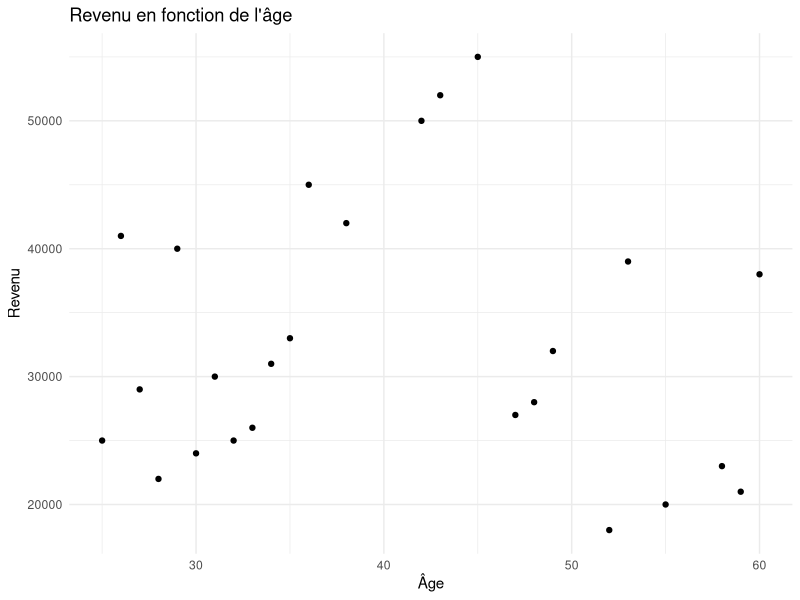
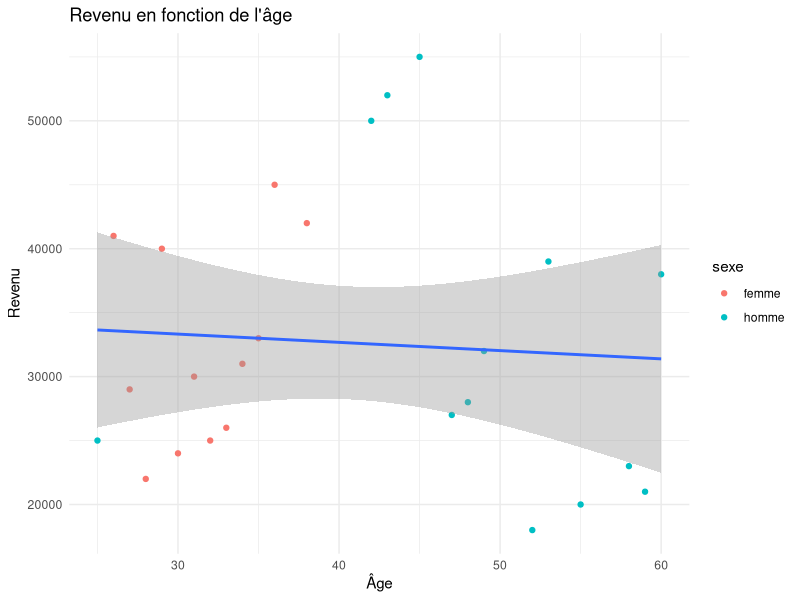

Here is the R script that generated these plots, in order:
rm(list = ls())

library(ggplot2)

data <- read.csv("revenus.csv")
data

age_revenu <- data.frame(
  age = data$age,
  revenu = data$revenu
)

scatterplot <- ggplot(data = age_revenu, aes(x = age, y = revenu)) +
  labs(title = "Revenu en fonction de l'âge",
       x = "Âge",
       y = "Revenu") +
  theme_minimal() +
  geom_point()

scatterplot

moyenne_homme_actif <- data$revenu[data$sexe == "homme"][data$age[data$sexe == "homme"] <= 45]
moyenne_femme_actif <- data$revenu[data$sexe == "femme"][data$age[data$sexe == "femme"] <= 45]

moyenne_homme_actif
moyenne_femme_actif

t.test(
  data$revenu[data$sexe == "homme"][data$age[data$sexe == "homme"] <= 45],
  data$revenu[data$sexe == "femme"][data$age[data$sexe == "femme"] <= 45]
)

ev <- ggplot(data = data, aes(x = age, y = revenu)) +
  labs(title = "Revenu en fonction de l'âge",
       x = "Âge",
       y = "Revenu") +
  theme_minimal() +
  geom_point(aes(color = sexe)) +
  geom_smooth(method = "lm")
ev


